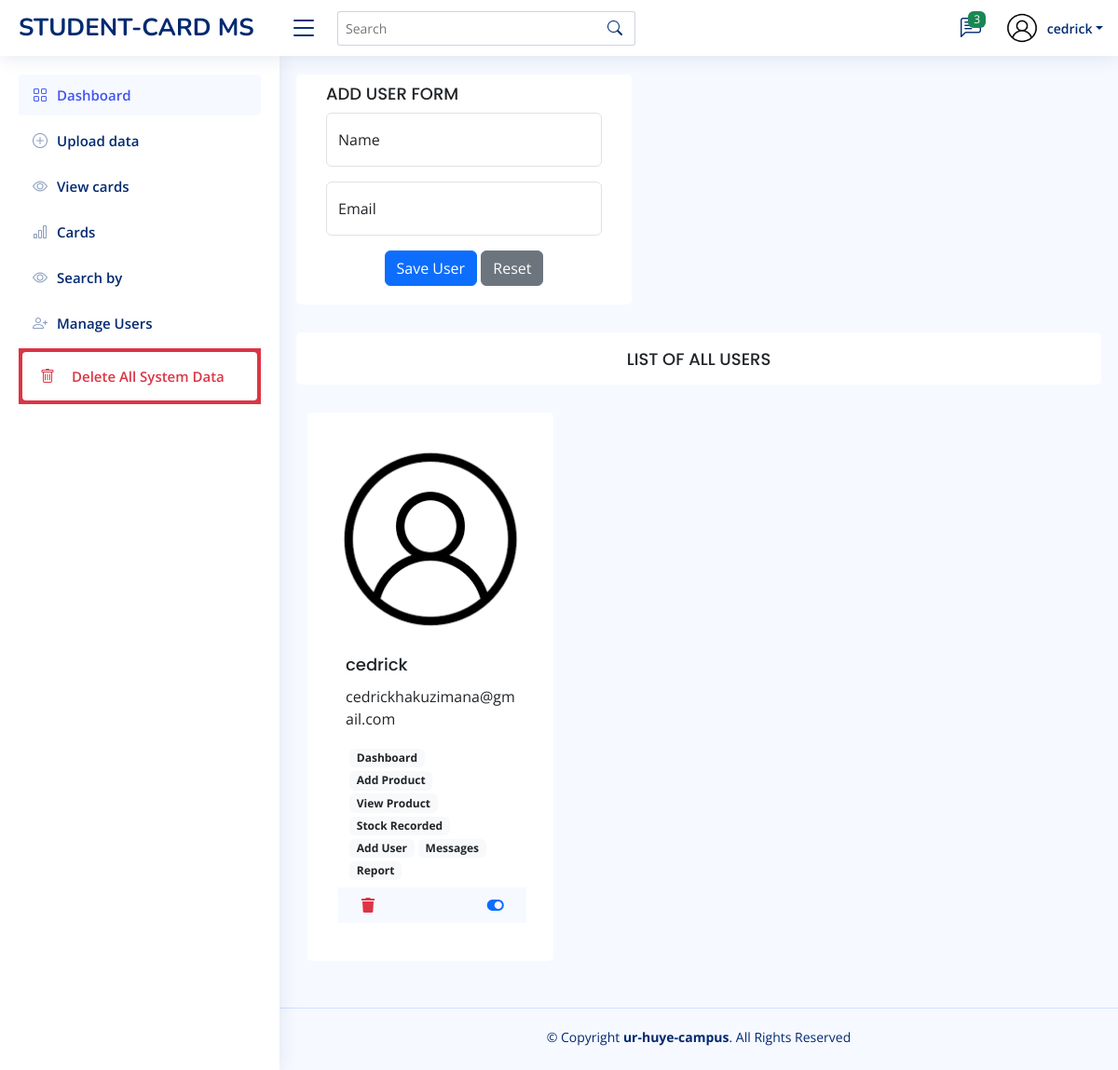
The app's page /Dashboard/add_user.php (signed in) with its own data.
### tables this page shows
CREATE TABLE `users` (
  `id` int(11) NOT NULL,
  `names` varchar(30) NOT NULL,
  `email` varchar(30) NOT NULL,
  `phone` varchar(30) NOT NULL,
  `image` varchar(200) NOT NULL,
  `about` varchar(150) NOT NULL,
  `role` varchar(30) NOT NULL,
  `password` varchar(30) NOT NULL,
  `active` int(11) NOT NULL
);

### Dashboard/add_user.php (the view, shortened to what this page needs)
<?php
include ('connection.php');
?>
<!DOCTYPE html>
<html lang="en">
<head>
  <link href="assets/vendor/bootstrap/css/bootstrap.min.css" rel="stylesheet">
  <link href="assets/vendor/bootstrap-icons/bootstrap-icons.css" rel="stylesheet">
  <link href="assets/vendor/boxicons/css/boxicons.min.css" rel="stylesheet">
  <link href="assets/vendor/quill/quill.snow.css" rel="stylesheet">
  <link href="assets/vendor/quill/quill.bubble.css" rel="stylesheet">
  <link href="assets/vendor/remixicon/remixicon.css" rel="stylesheet">
  <link href="assets/vendor/simple-datatables/style.css" rel="stylesheet">
  <link href="assets/css/style.css" rel="stylesheet">
  <link href="https://cdnjs.cloudflare.com/ajax/libs/font-awesome/5.15.4/css/all.min.css" rel="stylesheet">
</head>
<body>
  <?php
  include ("./includes/header.php");
  include ("./includes/menu.php");
  ?>
  <main id="main" class="main">
    <section class="section dashboard">
      <div class="row">
        <div class="col-lg-5">
          <div class="row">
            <div class="card">
              <div class="card-body">
                <h5 class="card-title">ADD USER FORM</h5>
                <form class="row g-3" action='add_user.php' method="post">
                  <div class="col-md-12">
                    <div class="form-floating">
                      <input type="text" class="form-control" id="floatingName" placeholder="Name" name='name'>
                      <label for="floatingName">Name</label>
                    </div>
                  </div>
                  <div class="col-md-12">
                    <div class="form-floating">
                      <input type="email" class="form-control" id="floatingEmail" placeholder="Email" name='email'>
                      <label for="floatingEmail">Email</label>
                    </div>
                  </div>
                  <div class="text-center">
                    <button type="submit" name="saveuser" class="btn btn-primary">Save User</button>
                    <button type="reset" class="btn btn-secondary">Reset</button>
                  </div>
                </form>
              </div>
            </div>
          </div>
        </div>
      </div>
    </section>
    <section class="section dashboard">
      <div class="row">
        <div class="col-lg-12">
          <div class="row">
            <div class="card">
              <div class="card-body p-2">
                <center>
                  <h5 class="card-title"> LIST OF ALL USERS</h5>
                </center>
              </div>
            </div>
          </div>
        </div>
      </div>
    </section>
    <section class="section dashboard">
    <div class="row">
        <div class="col-lg-12">
            <div class="row">
                <?php
                $query = "SELECT * FROM users WHERE role != 'admin' and users.id=$userid";
                $result = mysqli_query($connection, $query);
                if (mysqli_num_rows($result) > 0) {
                    while ($row = mysqli_fetch_assoc($result)) {
                        $userId = $row['id'];
                        $privileges_query = "SELECT title FROM privilages WHERE uid = $userId";
                        $privileges_result = mysqli_query($connection, $privileges_query);
                        $privileges = [];
                        while ($privilege_row = mysqli_fetch_assoc($privileges_result)) {
                            $privileges[] = $privilege_row['title'];
                        }
                        ?>
                        <div class="col-xxl-3 col-md-4">
                                <div class="card info-card">
                                    <div class="card-body">
                                        <br>
                                        <img src="./<?php echo $row['image']; ?>" class="card-img-top">
                                        <div class="card-body">
                                            <p class="card-title"><?php echo $row['names']; ?></p>
                                            <p class="card-text"><?php echo $row['email']; ?></p>
                                            <div class="ps-1" style="margin-top: 0.5rem;">
                                                <?php
                                                foreach ($privileges as $privilege) {
                                                    echo '<span class="badge bg-light text-dark me-1">' . $privilege . '</span>';
                                                }
                                                ?>
                                            </div>
                                            <div class="ps-1">
                                            <div class="row" style='background-color:#f6f9ff;margin-top:0.2cm'>
                        <div class="col-8">
                          <a href="user-delete.php?userId=<?php echo $row['id']; ?>">
                            <button class="btn" data-bs-toggle="tooltip" data-bs-placement="bottom" title="Delete">
                              <i class="fas fa-trash text-danger"></i>
                            </button>
                          </a>
                        </div>
                        <div class="col-4">
                          <?php
                            if ($row['active'] == 1) {
                              echo '<button class="btn " onclick="confirmDeactivation(' . $row['id'] . ', \'' . $row['names'] . '\')" data-bs-toggle="tooltip" data-bs-placement="bottom" title="Deactivate">';
                              echo '<i class="fas fa-toggle-on text-primary"></i>';
                              echo '</button>';
                            } else {
                              echo '<button class="btn" onclick="confirmActivation(' . $row['id'] . ', \'' . $row['names'] . '\')" data-bs-toggle="tooltip" data-bs-placement="bottom" title="Activate">';
                              echo '<i class="fas fa-toggle-off text-success"></i>';
                              echo '</button>';
                            }
                          ?>
                        </div>
                      </div>
                                            </div>
                                        </div>
                                    </div>
                                </div>
                        </div>
                        <?php
                    }
                } else {
                    echo '<p>No users found</p>';
                }
                ?>
            </div>
        </div>
    </div>
</section>
  </main>
  <?php
  include ("./includes/footer.php");
  ?>
</body>
</html>

### Dashboard/includes/header.php (shortened to what this page needs)
<?php
$userid=$_SESSION['id'];
$ok1 = mysqli_query($connection, "select * from users where id=$userid");
                  while ($row = mysqli_fetch_array($ok1)) {
                    $names = $row["names"];
                    $image = $row["image"];
                }
?>
<header id="header" class="header fixed-top d-flex align-items-center">
  <div class="d-flex align-items-center justify-content-between">
    <a href="index.php" class="logo d-flex align-items-center">
      <span class="d-none d-lg-block">STUDENT-CARD MS</span>
    </a>
    <i class="bi bi-list toggle-sidebar-btn"></i>
  </div>
  <div class="search-bar">
    <form class="search-form d-flex align-items-center" method="POST" action="#">
      <input type="text" name="query" placeholder="Search" title="Enter search keyword">
      <button type="submit" title="Search"><i class="bi bi-search"></i></button>
    </form>
  </div>
  <nav class="header-nav ms-auto">
    <ul class="d-flex align-items-center">
      <li class="nav-item dropdown">
        <a class="nav-link nav-icon" href="#" data-bs-toggle="dropdown">
          <i class="bi bi-chat-left-text"></i>
          <span class="badge bg-success badge-number">3</span>
        </a>
      </li>
      <li class="nav-item dropdown pe-3">
        <a class="nav-link nav-profile d-flex align-items-center pe-0" href="#" data-bs-toggle="dropdown">
          <img src="<?php echo $image ?>" alt="Profile" class="rounded-circle" style="height:1cm;width:1cm">
          <span class="d-none d-md-block dropdown-toggle ps-2"><?php echo $names; ?></span>
        </a>
      </li>
    </ul>
  </nav>
</header>

### Dashboard/assets/css/style.css (style rules this page uses)
:root { scroll-behavior: smooth; font-family: 'Segoe UI', Tahoma, Geneva, Verdana, sans-serif; }
body { font-family: "Open Sans", sans-serif; background: #f6f9ff; color: #444444; }
a { color: #4154f1; text-decoration: none; }
h1, h2, h3, h4, h5, h6 { font-family: "Nunito", sans-serif; }
#main { margin-top: 60px; padding: 20px 30px; transition: all 0.3s; }
.card { margin-bottom: 30px; border: none; border-radius: 5px; }
.card-title { padding: 10px 0 1px 0; font-size: 18px; font-weight: 500; font-family: "Poppins", sans-serif; }
.card-body { padding: 0 20px 20px 20px; }
.logo { line-height: 1; }
@media (min-width: 1200px) { .logo { width: 280px; } }
.logo span { font-size: 26px; font-weight: 700; color: #012970; font-family: "Nunito", sans-serif; }
.header { transition: all 0.5s; z-index: 997; height: 60px; box-shadow: 0px 2px 20px rgba(1, 41, 112, 0.1); background-color: #fff; padding-left: 20px; }
.header .toggle-sidebar-btn { font-size: 32px; padding-left: 10px; cursor: pointer; color: #012970; }
.header .search-bar { min-width: 360px; padding: 0 20px; }
.header .search-form { width: 100%; }
.header .search-form input { border: 0; font-size: 14px; color: #012970; border: 1px solid rgba(1, 41, 112, 0.2); padding: 7px 38px 7px 8px; border-radius: 3px; transition: 0.3s; width: 100%; }
.header .search-form button { border: 0; padding: 0; margin-left: -30px; background: none; }
.header .search-form button i { color: #012970; }
.header-nav ul { list-style: none; }
.header-nav>ul { margin: 0; padding: 0; }
.header-nav .nav-icon { font-size: 22px; color: #012970; margin-right: 25px; position: relative; }
.header-nav .nav-profile { color: #012970; }
.header-nav .nav-profile img { max-height: 36px; }
.header-nav .nav-profile span { font-size: 14px; font-weight: 600; }
.header-nav .badge-number { position: absolute; inset: -2px -5px auto auto; font-weight: normal; font-size: 12px; padding: 3px 6px; }
@media (min-width: 1200px) { #main, #footer { margin-left: 300px; } }
.dashboard .info-card { padding-bottom: 4px; padding: 1px; }

### records on screen
users: image (picture), names "cedrick", email "cedrickhakuzimana@gmail.com", privilege "Dashboard", privilege "Add Product", privilege "View Product", privilege "Stock Recorded", privilege "Add User", privilege "Messages", privilege "Report"
